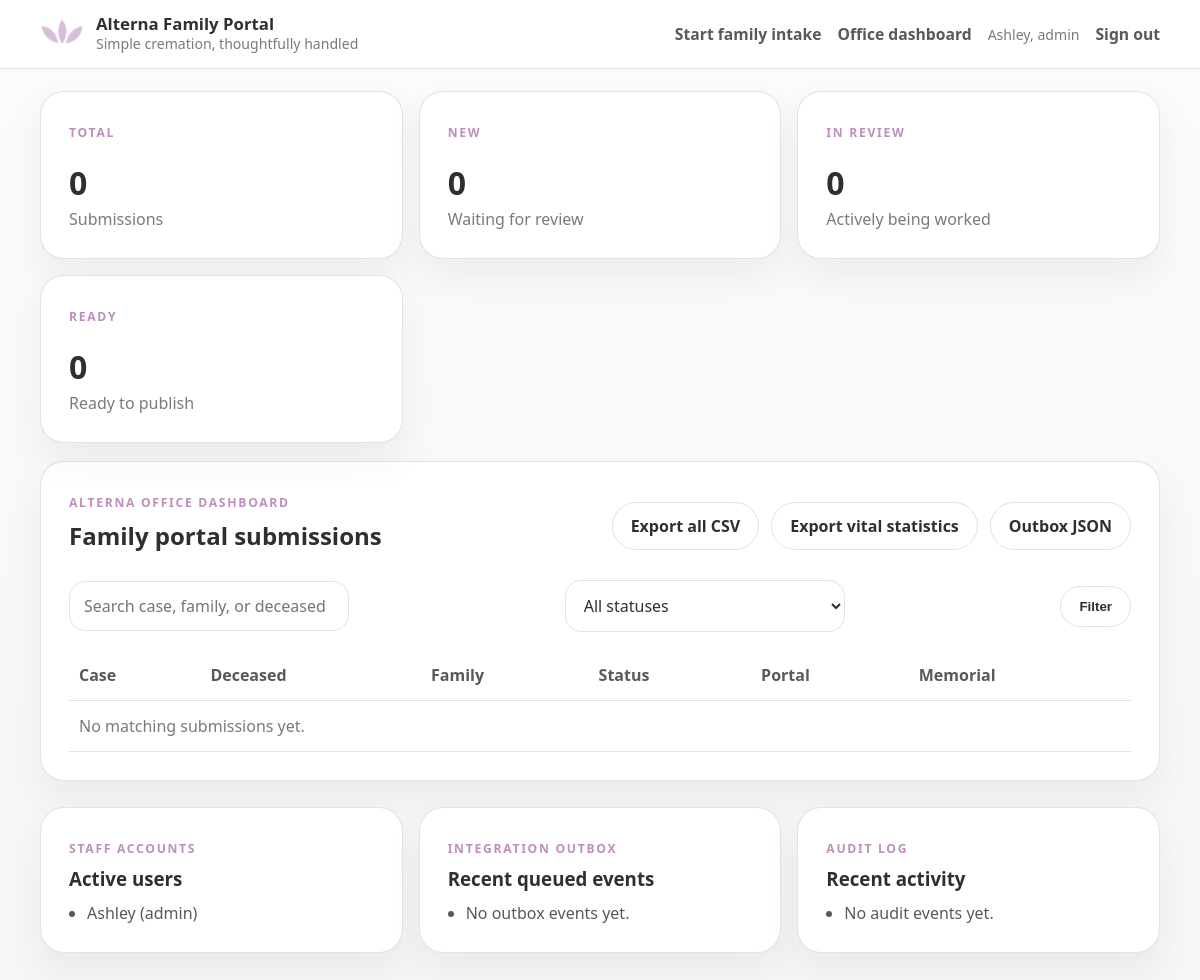
The app's page /admin (signed in), older data.
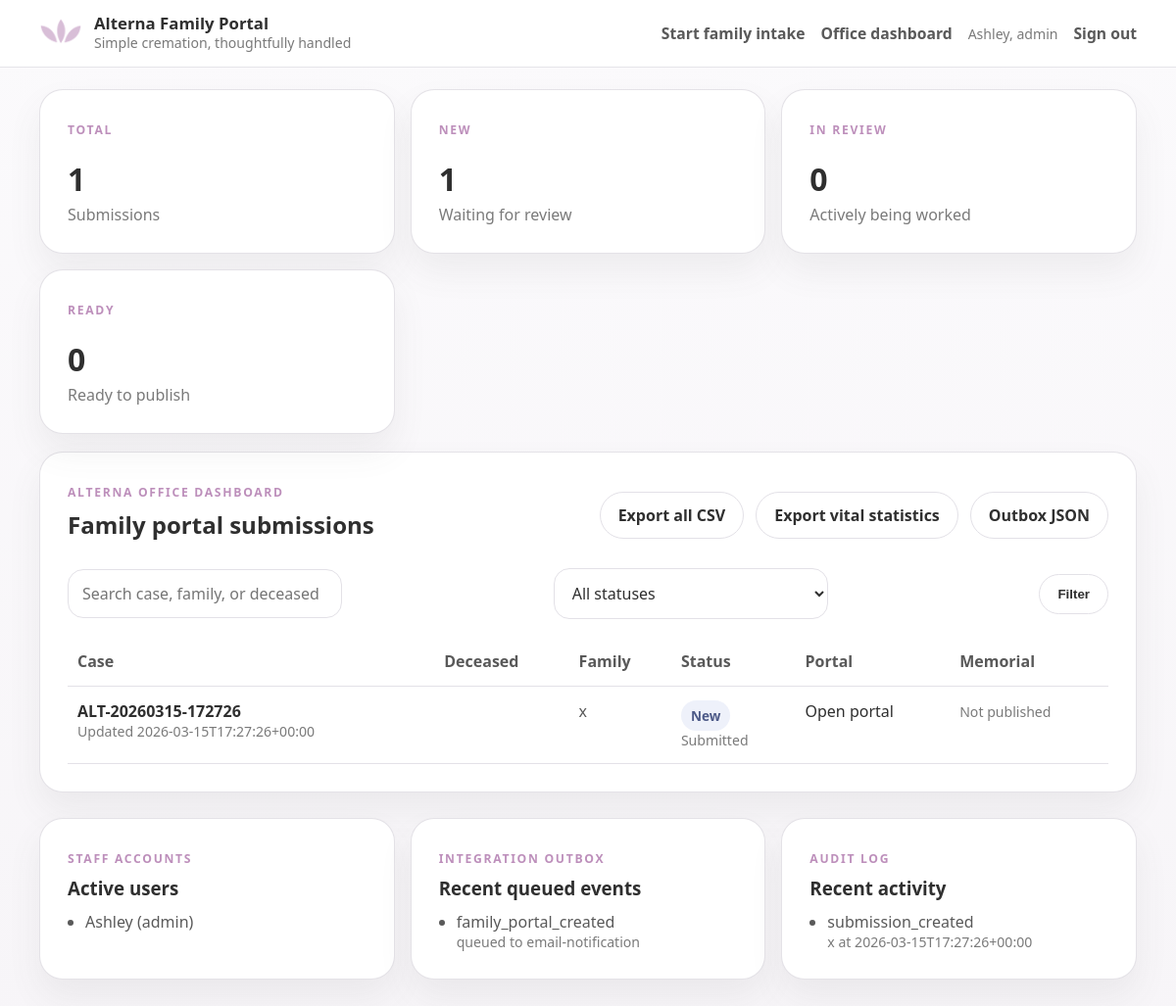
The same page, newer data.
### tables this page shows
CREATE TABLE staff_users (
        id INTEGER PRIMARY KEY AUTOINCREMENT,
        username TEXT NOT NULL UNIQUE,
        password_hash TEXT NOT NULL,
        display_name TEXT NOT NULL,
        role TEXT NOT NULL DEFAULT 'admin',
        is_active INTEGER NOT NULL DEFAULT 1,
        created_at TEXT NOT NULL,
        last_login_at TEXT
    );

CREATE TABLE submissions (
        id INTEGER PRIMARY KEY AUTOINCREMENT,
        created_at TEXT NOT NULL,
        updated_at TEXT,
        case_reference TEXT NOT NULL,
        family_name TEXT NOT NULL,
        family_email TEXT NOT NULL,
        family_phone TEXT NOT NULL,
        relationship_to_deceased TEXT,
        portal_token TEXT,
        preferred_name TEXT,
        family_message TEXT,
        deceased_first_name TEXT NOT NULL,
        deceased_middle_name TEXT,
        deceased_last_name TEXT NOT NULL,
        deceased_gender TEXT,
        date_of_birth TEXT,
        date_of_death TEXT,
        place_of_death TEXT,
        birth_city TEXT,
        birth_region_country TEXT,
        citizenship TEXT,
        sin_last_four TEXT,
        marital_status TEXT,
        spouse_name TEXT,
        children_details TEXT,
        occupation TEXT,
        usual_residence TEXT,
        father_name TEXT,
        mother_name TEXT,
        mother_maiden_name TEXT,
        informant_name TEXT,
        informant_email TEXT,
        informant_phone TEXT,
        informant_address TEXT,
        disposition_type TEXT,
        obituary_style TEXT,
        obituary_headline TEXT,
        obituary_text TEXT,
        obituary_generated TEXT,
        obituary_tone TEXT,
        service_details TEXT,
        charity_requests TEXT,
        photo_notes TEXT,
        photo_deadline TEXT,
        staff_notes TEXT,
        signature_name TEXT,
        family_status_note TEXT,
        privacy_consent INTEGER NOT NULL DEFAULT 0,
        memorial_published INTEGER NOT NULL DEFAULT 0,
        memorial_slug TEXT,
        status TEXT NOT NULL DEFAULT 'New',
        progress_step TEXT NOT NULL DEFAULT 'Submitted'
    , intake_type TEXT, preplanning_for TEXT, will_status TEXT, executor_is_contact TEXT, executor_name TEXT, executor_phone TEXT, executor_email TEXT);

CREATE TABLE integration_outbox (
        id INTEGER PRIMARY KEY AUTOINCREMENT,
        created_at TEXT NOT NULL,
        event_type TEXT NOT NULL,
        status TEXT NOT NULL DEFAULT 'queued',
        target TEXT,
        submission_id INTEGER,
        payload_json TEXT NOT NULL,
        delivered_at TEXT,
        FOREIGN KEY (submission_id) REFERENCES submissions(id) ON DELETE SET NULL
    );

CREATE TABLE audit_log (
        id INTEGER PRIMARY KEY AUTOINCREMENT,
        created_at TEXT NOT NULL,
        actor_type TEXT NOT NULL,
        actor_name TEXT NOT NULL,
        action TEXT NOT NULL,
        submission_id INTEGER,
        detail_json TEXT,
        FOREIGN KEY (submission_id) REFERENCES submissions(id) ON DELETE SET NULL
    );

### app.py (the view)
@app.route("/admin")
def admin() -> Response | str:
    auth = require_admin()
    if auth is not None:
        return auth
    status_filter = request.args.get("status", "All")
    search = request.args.get("q", "").strip()
    db = get_db()
    query = """
        SELECT id, created_at, updated_at, case_reference, family_name, family_email,
               deceased_first_name, deceased_last_name, status, progress_step, memorial_published,
               portal_token, memorial_slug
        FROM submissions
        WHERE 1 = 1
    """
    params: list[Any] = []
    if status_filter != "All":
        query += " AND status = ?"
        params.append(status_filter)
    if search:
        like = f"%{search}%"
        query += " AND (case_reference LIKE ? OR family_name LIKE ? OR family_email LIKE ? OR deceased_first_name LIKE ? OR deceased_last_name LIKE ?)"
        params.extend([like, like, like, like, like])
    query += " ORDER BY datetime(updated_at) DESC, id DESC"
    rows = db.execute(query, params).fetchall()
    users = db.execute(
        "SELECT username, display_name, role, last_login_at FROM staff_users WHERE is_active = 1 ORDER BY username"
    ).fetchall()
    outbox = fetch_outbox(10)
    audit_rows = fetch_audit_log(10)
    return render_template("admin.html", rows=rows, active_status=status_filter, search=search, users=users, outbox=outbox, audit_rows=audit_rows)

### app.py (called while the page is built)
def get_db() -> sqlite3.Connection:
    if "db" not in g:
        g.db = sqlite3.connect(app.config["DATABASE"])
        g.db.row_factory = sqlite3.Row
        g.db.execute("PRAGMA foreign_keys = ON")
    return g.db

@app.context_processor
def inject_globals() -> dict[str, Any]:
    try:
        count = submission_count()
        counts = status_counts()
    except sqlite3.OperationalError:
        count = 0
        counts = {status: 0 for status in STATUS_OPTIONS}
    return {
        "submission_count": count,
        "status_counts": counts,
        "admin_logged_in": bool(session.get("admin_authenticated")),
        "status_options": STATUS_OPTIONS,
        "wizard_steps": WIZARD_STEPS,
        "current_staff_name": session.get("staff_display_name", ""),
        "current_staff_role": session.get("staff_role", ""),
        "portal_base_url": app.config["PORTAL_BASE_URL"],
        "main_site_base_url": app.config["MAIN_SITE_BASE_URL"],
        "hospital_options": HOSPITAL_OPTIONS,
        "location_options": LOCATION_OPTIONS,
    }

def submission_count() -> int:
    row = get_db().execute("SELECT COUNT(*) AS count FROM submissions").fetchone()
    return int(row["count"])

def status_counts() -> dict[str, int]:
    rows = get_db().execute("SELECT status, COUNT(*) AS count FROM submissions GROUP BY status").fetchall()
    counts = {status: 0 for status in STATUS_OPTIONS}
    for row in rows:
        counts[row["status"]] = int(row["count"])
    return counts

def is_admin() -> bool:
    return bool(session.get("admin_authenticated"))

def require_admin() -> Response | None:
    if not is_admin():
        flash("Please sign in to view the office dashboard.", "error")
        return redirect(url_for("admin_login", next=request.path))
    return None

def fetch_audit_log(limit: int = 100) -> list[sqlite3.Row]:
    return get_db().execute(
        "SELECT * FROM audit_log ORDER BY datetime(created_at) DESC, id DESC LIMIT ?", (limit,)
    ).fetchall()

def fetch_outbox(limit: int = 100) -> list[sqlite3.Row]:
    return get_db().execute(
        "SELECT * FROM integration_outbox ORDER BY datetime(created_at) DESC, id DESC LIMIT ?", (limit,)
    ).fetchall()

### templates/admin.html (shortened to what this page needs)
{% extends 'base.html' %}
{% block content %}
<section class="stats-grid">
    <article class="card stat-card"><div class="eyebrow">Total</div><strong>{{ submission_count }}</strong><span>Submissions</span></article>
    <article class="card stat-card"><div class="eyebrow">New</div><strong>{{ status_counts['New'] }}</strong><span>Waiting for review</span></article>
    <article class="card stat-card"><div class="eyebrow">In Review</div><strong>{{ status_counts['In Review'] }}</strong><span>Actively being worked</span></article>
    <article class="card stat-card"><div class="eyebrow">Ready</div><strong>{{ status_counts['Ready'] }}</strong><span>Ready to publish</span></article>
</section>
<section class="card">
    <div class="dashboard-header">
        <div>
            <p class="eyebrow">Alterna office dashboard</p>
            <h1>Family portal submissions</h1>
        </div>
        <div class="actions tight">
            <a class="button secondary" href="{{ url_for('export_csv') }}">Export all CSV</a>
            <a class="button secondary" href="{{ url_for('export_vital_csv') }}">Export vital statistics</a>
            <a class="button secondary" href="{{ url_for('integration_outbox_json') }}">Outbox JSON</a>
        </div>
    </div>
    <form class="toolbar" method="get">
        <input type="text" name="q" value="{{ search }}" placeholder="Search case, family, or deceased">
        <select name="status">
            <option value="All" {% if active_status == 'All' %}selected{% endif %}>All statuses</option>
        </select>
        <button class="button secondary" type="submit">Filter</button>
    </form>
    <div class="table-wrap">
        <table>
            <thead>
                <tr>
                    <th>Case</th>
                    <th>Deceased</th>
                    <th>Family</th>
                    <th>Status</th>
                    <th>Portal</th>
                    <th>Memorial</th>
                </tr>
            </thead>
            <tbody>
                {% for row in rows %}
                <tr>
                    <td>
                        <a href="{{ url_for('submission_detail', submission_id=row['id']) }}"><strong>{{ row['case_reference'] }}</strong></a>
                        <div class="mini">Updated {{ row['updated_at'] or row['created_at'] }}</div>
                    </td>
                    <td>{{ row['deceased_first_name'] }} {{ row['deceased_last_name'] }}</td>
                    <td>{{ row['family_name'] }}<div class="mini">{{ row['family_email'] }}</div></td>
                    <td>
                        <span class="status status-{{ row['status'].lower().replace(' ', '-') }}">{{ row['status'] }}</span>
                        <div class="mini">{{ row['progress_step'] }}</div>
                    </td>
                    <td><a href="{{ url_for('family_portal', token=row['portal_token']) }}">Open portal</a></td>
                    <td>
                        {% if row['memorial_published'] %}
                        <a href="{{ url_for('memorial_page', slug=row['memorial_slug']) }}">Live memorial</a>
                        {% else %}
                        <span class="mini">Not published</span>
                        {% endif %}
                    </td>
                </tr>
                {% else %}
                <tr><td colspan="6" class="muted">No matching submissions yet.</td></tr>
                {% endfor %}
            </tbody>
        </table>
    </div>
</section>
<section class="grid three lower-gap">
    <article class="card mini-card">
        <p class="eyebrow">Staff accounts</p>
        <h3>Active users</h3>
        <ul class="feature-list compact-list">
            {% for user in users %}
            <li>{{ user['display_name'] }} ({{ user['username'] }}){% if user['last_login_at'] %}<div class="mini">Last login {{ user['last_login_at'] }}</div>{% endif %}</li>
            {% else %}
            <li>No users yet.</li>
            {% endfor %}
        </ul>
    </article>
    <article class="card mini-card">
        <p class="eyebrow">Integration outbox</p>
        <h3>Recent queued events</h3>
        <ul class="feature-list compact-list">
            {% for item in outbox %}
            <li>{{ item['event_type'] }}<div class="mini">{{ item['status'] }}{% if item['target'] %} to {{ item['target'] }}{% endif %}</div></li>
            {% else %}
            <li>No outbox events yet.</li>
            {% endfor %}
        </ul>
    </article>
    <article class="card mini-card">
        <p class="eyebrow">Audit log</p>
        <h3>Recent activity</h3>
        <ul class="feature-list compact-list">
            {% for item in audit_rows %}
            <li>{{ item['action'] }}<div class="mini">{{ item['actor_name'] }} at {{ item['created_at'] }}</div></li>
            {% else %}
            <li>No audit events yet.</li>
            {% endfor %}
        </ul>
    </article>
</section>
{% endblock %}

### templates/base.html (shortened to what this page needs)
<!doctype html>
<html lang="en">
<head>
    <link rel="stylesheet" href="{{ url_for('static', filename='styles.css') }}">
</head>
<body>
<header class="site-header">
    <div class="container topbar compact-topbar">
        <a href="{{ url_for('index') }}" class="brand-mark compact-brand-mark">
            <img src="{{ url_for('static', filename='favicon-flower.png') }}" alt="Alterna flower icon" class="brand-icon compact-brand-icon">
            <span class="brand-copy compact-brand-copy">
                <strong>Alterna Family Portal</strong>
                <small>Simple cremation, thoughtfully handled</small>
            </span>
        </a>
        <nav class="site-nav compact-site-nav">
            <a href="{{ url_for('submit') }}">Start family intake</a>
            {% if admin_logged_in %}
                <a href="{{ url_for('admin') }}">Office dashboard</a>
                <span class="mini nav-user">{{ current_staff_name }}{% if current_staff_role %}, {{ current_staff_role }}{% endif %}</span>
                <a href="{{ url_for('admin_logout') }}">Sign out</a>
            {% else %}
                <a href="{{ url_for('admin_login') }}">Staff sign in</a>
            {% endif %}
        </nav>
    </div>
</header>
<main class="container content">
    {% block content %}{% endblock %}
</main>
</body>
</html>

Row changes from the older to the newer data that the page shows:
added submissions: case_reference "ALT-20260315-172726", updated_at "2026-03-15T17:27:26+00:00", family_name "x", status "New", progress_step "Submitted", memorial_published "Not published"
added integration_outbox: event_type "family_portal_created", status "queued", target "email-notification"
added audit_log: action "submission_created", actor_name "x", created_at "2026-03-15T17:27:26+00:00"
Text that changed along with them:
{{ submission_count }}: "0" → "1"
{{ status_counts['New'] }}: "0" → "1"
text no longer shown: "No matching submissions yet. No outbox events yet. No audit events yet."
